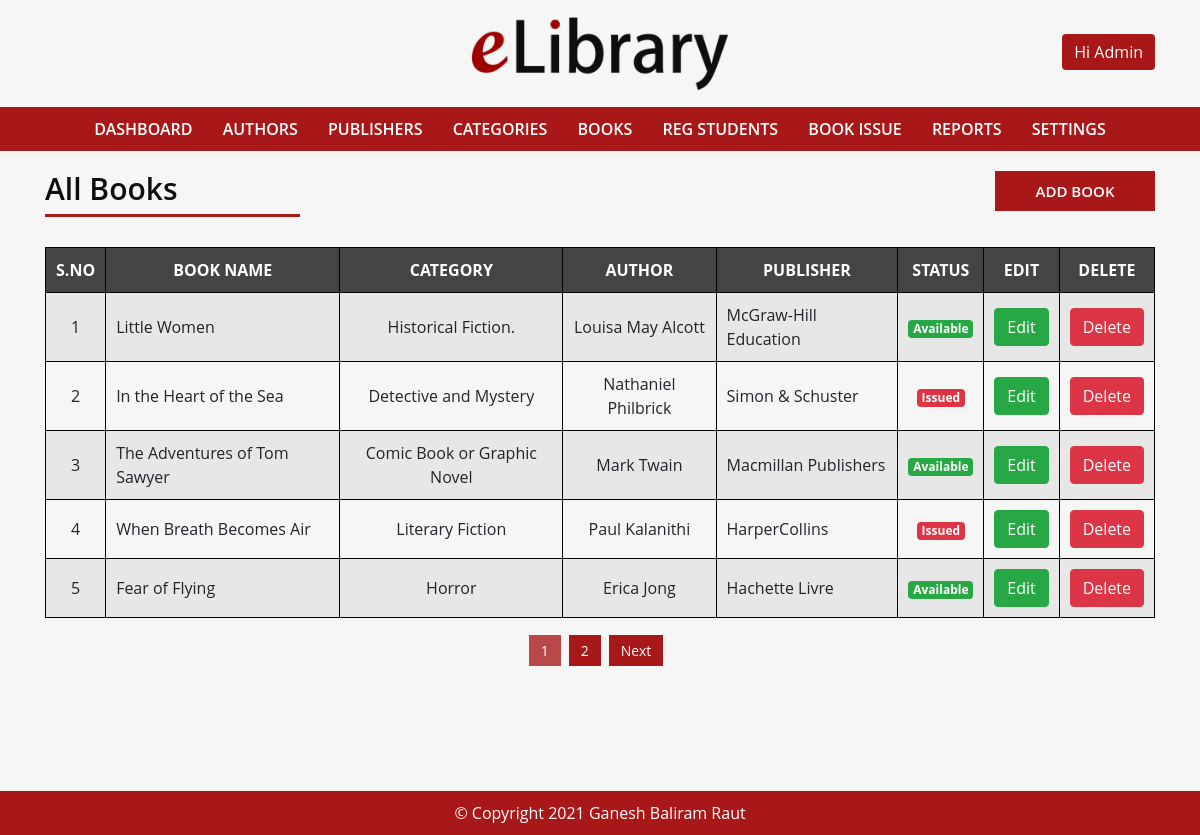
The page /book.php (signed in) on the database its author committed.
### tables this page shows
CREATE TABLE IF NOT EXISTS `book` (
  `book_id` int(11) NOT NULL AUTO_INCREMENT,
  `book_name` varchar(50) NOT NULL,
  `book_category` varchar(30) NOT NULL,
  `book_author` varchar(50) NOT NULL,
  `book_publisher` varchar(40) NOT NULL,
  `book_status` varchar(10) NOT NULL,
  PRIMARY KEY (`book_id`)
);

CREATE TABLE IF NOT EXISTS `category` (
  `category_id` int(11) NOT NULL AUTO_INCREMENT,
  `category_name` varchar(50) NOT NULL,
  PRIMARY KEY (`category_id`)
);

CREATE TABLE IF NOT EXISTS `author` (
  `author_id` int(11) NOT NULL AUTO_INCREMENT,
  `author_name` varchar(50) NOT NULL,
  PRIMARY KEY (`author_id`)
);

CREATE TABLE IF NOT EXISTS `publisher` (
  `publisher_id` int(11) NOT NULL AUTO_INCREMENT,
  `publisher_name` varchar(50) NOT NULL,
  PRIMARY KEY (`publisher_id`)
);

### config.php (called while the page is built, shortened)
<?php
$limit = 5;
?>

### book.php (the view, shortened to what this page needs)
<?php include "header.php" ?>
<div id="admin-content">
    <div class="container">
        <div class="row">
            <div class="col-md-3">
                <h2 class="admin-heading">All Books</h2>
            </div>
            <div class="offset-md-7 col-md-2">
                <a class="add-new" href="add-book.php">Add Book</a>
            </div>
        </div>
        <div class="row">
          <div class="col-md-12">
            <?php
            if(isset($_GET['page'])){
              $page = $_GET['page'];
            }else{
              $page = 1;
            }
            $offset = ($page - 1) * $limit;
            $sql = "SELECT book.book_id, book.book_status, book.book_name, book.book_category, book.book_author, book.book_publisher,
                    category.category_name, author.author_name, publisher.publisher_name FROM book
                    LEFT JOIN category ON book.book_category = category.category_id
                    LEFT JOIN author ON book.book_author  = author.author_id
                    LEFT JOIN publisher ON book.book_publisher = publisher.publisher_id
                    ORDER BY book.book_id DESC LIMIT {$offset}, {$limit}";
            $result = mysqli_query($conn, $sql) or die("Sql query failed."); ?>
            <table class="content-table">
                <thead>
                  <th>S.No</th>
                  <th>Book Name</th>
                  <th>Category</th>
                  <th>Author</th>
                  <th>Publisher</th>
                  <th>Status</th>
                  <th>Edit</th>
                  <th>Delete</th>
                </thead>
                <tbody>
                  <?php if(mysqli_num_rows($result) > 0){
                  $serial = $offset + 1;
                  while($row = mysqli_fetch_assoc($result)) { ?>
                  <tr>
                    <td class="id"><?php echo $serial; ?></td>
                    <td><?php echo $row['book_name'] ?></td>
                    <td><?php echo $row['category_name'] ?></td>
                    <td><?php echo $row['author_name'] ?></td>
                    <td><?php echo $row['publisher_name'] ?></td>
                    <td>
                    <?php
                    if($row['book_status'] == 'Y'){
                        echo "<span class='badge badge-success'>Available</span>";
                    }else{
                        echo "<span class='badge badge-danger'>Issued</span>";
                    } ?>
                    </td>
                    <td class="edit">
                      <a href="update-book.php?bid=<?php echo $row['book_id']; ?>" class="btn btn-success">Edit</a>
                    </td>
                    <td class="delete">
                      <a href="#" class="btn btn-danger delete-book" data-bid=<?php echo $row['book_id']; ?> >Delete</a>
                    </td>
                  </tr>
                <?php
                    $serial++;
                  }
                }else{ ?>
                  <tr>
                    <td colspan="8">No Books Found</td>
                  </tr>
                <?php } ?>
                </tbody>
            </table>
            <?php
            $sql1 = "SELECT * FROM book";
            $result1 = mysqli_query($conn, $sql1);
            if(mysqli_num_rows($result1) > 0){
              $total_records = mysqli_num_rows($result1);
              $total_page = ceil($total_records / $limit);
              if($total_page > 1){
                $pagination =  "<ul class='pagination admin-pagination'>";
                for($i = 1; $i <= $total_page; $i++){
                  if($i == $page){
                    $active = "active";
                  }else{
                    $active = "";
                  }
                  $pagination .= '<li class="'.$active.'"><a href="book.php?page='.$i.'">'.$i.'</a></li>';
                }
                if($total_page > $page){
                  $pagination .= '<li class=""><a href="book.php?page='.($page + 1).'">Next</a></li>';
                }
                $pagination .= "</ul>";
                echo $pagination;
              }
            } ?>
          </div>
        </div>
    </div>
</div>
<?php include "footer.php" ?>

### css/style.css (style rules this page uses)
body { background: #F6F6F6; font-family: 'Open Sans', sans-serif; }
a, a:hover, a:focus { text-decoration: none; outline: none; }
ul { margin:0; padding:0; list-style:none; }
#admin-content { min-height: 80vh; padding: 20px 0 40px; }
#admin-content .admin-heading { color: #0E0E0E; font-size: 30px; font-weight: 600; margin: 0 0 40px; position: relative; }
#admin-content .admin-heading:after { content : ""; background: #A00000; width: 100%; height: 3px; opacity: 0.9; position: absolute; left: 0; bottom: -10px; }
#admin-content .add-new { background: #A00000; color: #fff; font-size: 15px; font-weight: 600; text-align: center; text-transform: uppercase; border: 2px solid transparent; padding: 7px 15px; display: block; opacity: 0.9; transition: all 0.3s; }
#admin-content .content-table { width: 100%; margin: 0 0 20px; }
#admin-content .content-table thead { background: #444; color: #fff; }
#admin-content .content-table th { text-align: center; text-transform: uppercase; border: 1px solid #000; padding: 10px; }
#admin-content .content-table tbody tr:nth-child(odd) { background: #e7e7e7; }
#admin-content .content-table tbody tr:nth-child(even) { background: transparent; }
#admin-content .content-table tbody td { text-align: center; border: 1px solid #000; padding: 10px; }
#admin-content .content-table tbody td:nth-child(2), #admin-content .content-table tbody td:nth-child(5) { text-align: left; }
.pagination { text-align: center; display: block; }
.pagination li { display: inline-block; margin-right: 8px; }
.pagination li a { background: #A00000; color: #fff; font-size: 14px; padding: 6px 12px; opacity: 0.9; }
.pagination li.active > a { background: #A00000; opacity: 0.7; }

### rows shown on the page
book: book_name "Little Women", category.category_name "Historical Fiction.", author.author_name "Louisa May Alcott", publisher.publisher_name "McGraw-Hill Education", book_status "Available"
book: book_name "In the Heart of the Sea", category.category_name "Detective and Mystery", author.author_name "Nathaniel Philbrick", publisher.publisher_name "Simon & Schuster", book_status "Issued"
book: book_name "The Adventures of Tom Sawyer", category.category_name "Comic Book or Graphic Novel", author.author_name "Mark Twain", publisher.publisher_name "Macmillan Publishers", book_status "Available"
book: book_name "When Breath Becomes Air", category.category_name "Literary Fiction", author.author_name "Paul Kalanithi", publisher.publisher_name "HarperCollins", book_status "Issued"
book: book_name "Fear of Flying", category.category_name "Horror", author.author_name "Erica Jong", publisher.publisher_name "Hachette Livre", book_status "Available"
